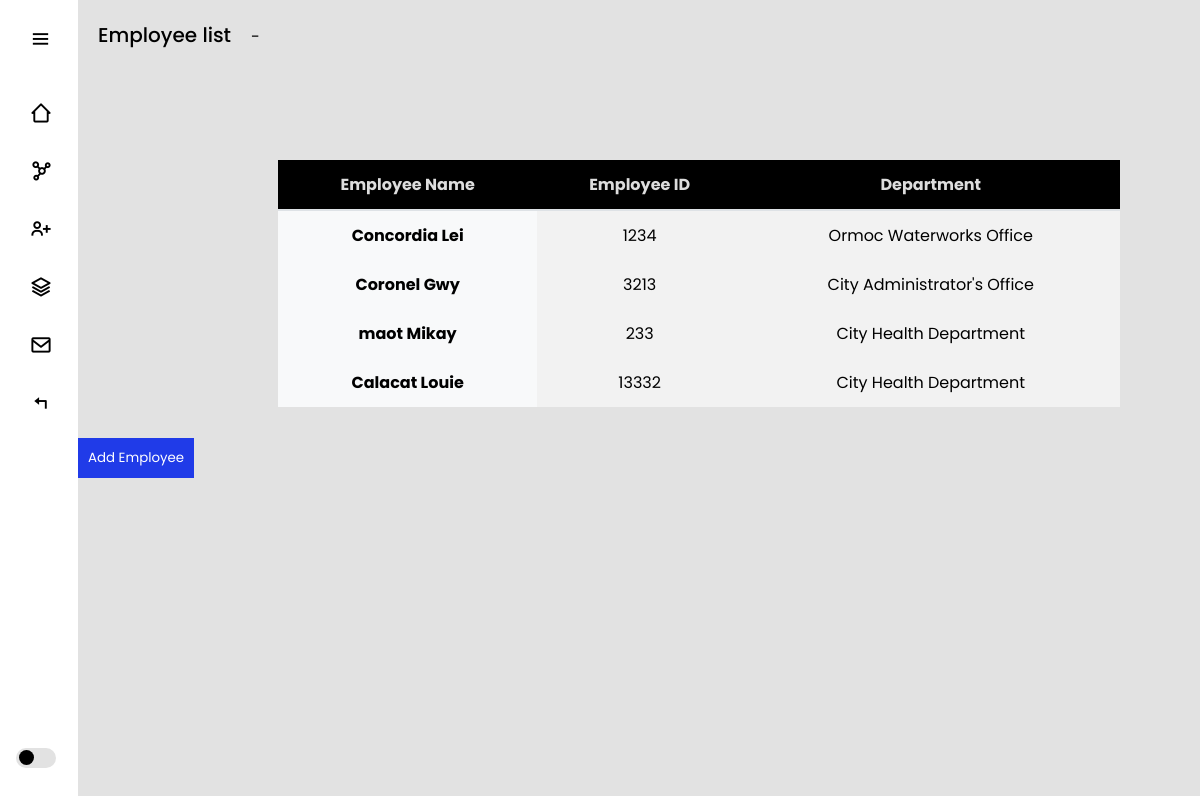
The app's page /employeelist/ (signed in) with its own data.
### myapp/models.py (models this page shows, shortened)
class Employee(models.Model):
    employee_id = models.CharField(max_length=100, unique=True)  # Set a sensible default
    first_name = models.CharField(max_length=120)
    last_name = models.CharField(max_length=120)
    department_name = models.ForeignKey(Department, on_delete=models.CASCADE, related_name='employees')
    updated = models.DateTimeField(auto_now=True)
    created = models.DateTimeField(auto_now_add=True)

class Department(models.Model):
    name = models.CharField(max_length=100)
    def __str__(self):
        return self.name

### myapp/views.py (the view)
# urls.py: path('employeelist/', views.employeelist, name='employeelist'),
@login_required
def employeelist(request):
    employee = Employee.objects.all()
    context = {
        "employee": employee
 }
    return render(request, 'employeelist.html', context)

### myapp/templates/employeelist.html (shortened to what this page needs)
{% extends 'index.html' %}
{% block content %}
<section class="home">
    <p>Employee list</p>-
        <table class="table">
            <thead>
              <tr>
                <th scope="col">Employee Name</th>
                <th scope="col">Employee ID</th>
                <th scope="col">Department</th>
              </tr>
            </thead>
            <tbody>
              <tr>
                {% for employee in employee %}
                <th scope="row">{{ employee.last_name }} {{ employee.first_name }}</th>
                <td>{{ employee.employee_id }}</td>
                <td>{{ employee.department_name }}</td>
              </tr>
              {% endfor %}
            </tbody>
          </table>
          <button class="add-employee-btn" onclick="window.location.href='{% url 'add_employee' %}'">Add Employee</button>
</section>
{% endblock %}

### myapp/static/css/styles.css (style rules this page uses)
* { margin: 0; padding: 0; box-sizing: border-box; font-family: "Poppins", sans-serif; --color-hover: rgb(32, 59, 232); --transition: all 0.2s ease; }
:root { --color-white: #fff; --color-black: #000; --color-bg: #e2e2e2; }
.home { position: relative; top: 0; left: 78px; width: calc(100% - 78px); min-height: 100vh; background: var(--color-bg); z-index: 6; transition: var(--transition); }
.home p { font-size: 20px; font-weight: 500; color: var(--color-black); display: inline-block; margin: 20px; white-space: nowrap; }
button { margin-top: 15px; padding: 10px; background-color: rgb(32, 59, 232); color: white; border: none; cursor: pointer; }
.table { width: 75%; max-width: 100%; margin-bottom: 1rem; background-color: transparent; border-collapse: collapse; margin-left: 200px; margin-top: 90px; }
.table th, .table td { padding: 0.75rem; vertical-align: top; border: px solid #000000; }
.table thead th { vertical-align: bottom; border-bottom: 2px solid #dee2e6; background-color: #000000; text-align: left; color: #ddd; text-align: center; }
.table th { font-weight: bold; background-color: #f8f9fa; }
.table tr:nth-child(odd) { background-color: #f2f2f2; }
.table td { text-align: center; }
.table th[scope="row"] { background-color: #f8f9fa; text-align: center; }

### records on screen
Employee: last_name "Concordia", first_name "Lei", employee_id "1234", department_name "Ormoc Waterworks Office"
Employee: last_name "Coronel", first_name "Gwy", employee_id "3213", department_name "City Administrator's Office"
Employee: last_name "maot", first_name "Mikay", employee_id "233", department_name "City Health Department"
Employee: last_name "Calacat", first_name "Louie", employee_id "13332", department_name "City Health Department"
